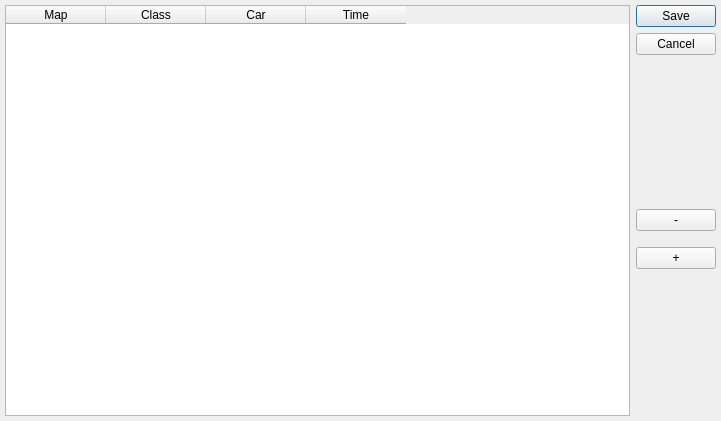
<?xml version="1.0" encoding="UTF-8"?>
<ui version="4.0">
 <class>GhostRemover</class>
 <widget class="QDialog" name="GhostRemover">
  <property name="geometry">
   <rect>
    <x>0</x>
    <y>0</y>
    <width>721</width>
    <height>421</height>
   </rect>
  </property>
  <property name="windowTitle">
   <string>Ghost Remover</string>
  </property>
  <property name="windowIcon">
   <iconset resource="AoRGhostManager.qrc">
    <normaloff>:/AoRGhostManager/agm_icon.ico</normaloff>:/AoRGhostManager/agm_icon.ico</iconset>
  </property>
  <layout class="QHBoxLayout" name="horizontalLayout_1">
   <property name="leftMargin">
    <number>5</number>
   </property>
   <property name="topMargin">
    <number>5</number>
   </property>
   <property name="rightMargin">
    <number>5</number>
   </property>
   <property name="bottomMargin">
    <number>5</number>
   </property>
   <item>
    <widget class="QTableWidget" name="tableGhosts">
     <property name="editTriggers">
      <set>QAbstractItemView::NoEditTriggers</set>
     </property>
     <property name="selectionBehavior">
      <enum>QAbstractItemView::SelectRows</enum>
     </property>
     <column>
      <property name="text">
       <string>Map</string>
      </property>
     </column>
     <column>
      <property name="text">
       <string>Class</string>
      </property>
     </column>
     <column>
      <property name="text">
       <string>Car</string>
      </property>
     </column>
     <column>
      <property name="text">
       <string>Time</string>
      </property>
     </column>
    </widget>
   </item>
   <item>
    <layout class="QVBoxLayout" name="verticalLayout">
     <item>
      <widget class="QPushButton" name="btnSave">
       <property name="text">
        <string>Save</string>
       </property>
      </widget>
     </item>
     <item>
      <widget class="QPushButton" name="btnCancel">
       <property name="text">
        <string>Cancel</string>
       </property>
      </widget>
     </item>
     <item>
      <spacer name="verticalSpacer_2">
       <property name="orientation">
        <enum>Qt::Vertical</enum>
       </property>
       <property name="sizeHint" stdset="0">
        <size>
         <width>20</width>
         <height>40</height>
        </size>
       </property>
      </spacer>
     </item>
     <item>
      <widget class="QPushButton" name="btnRemove">
       <property name="text">
        <string>-</string>
       </property>
      </widget>
     </item>
     <item>
      <spacer name="verticalSpacer_3">
       <property name="orientation">
        <enum>Qt::Vertical</enum>
       </property>
       <property name="sizeType">
        <enum>QSizePolicy::Minimum</enum>
       </property>
       <property name="sizeHint" stdset="0">
        <size>
         <width>20</width>
         <height>10</height>
        </size>
       </property>
      </spacer>
     </item>
     <item>
      <widget class="QPushButton" name="btnAdd">
       <property name="text">
        <string>+</string>
       </property>
      </widget>
     </item>
     <item>
      <spacer name="verticalSpacer">
       <property name="orientation">
        <enum>Qt::Vertical</enum>
       </property>
       <property name="sizeHint" stdset="0">
        <size>
         <width>20</width>
         <height>40</height>
        </size>
       </property>
      </spacer>
     </item>
    </layout>
   </item>
  </layout>
 </widget>
 <resources>
  <include location="AoRGhostManager.qrc"/>
 </resources>
 <connections/>
</ui>
